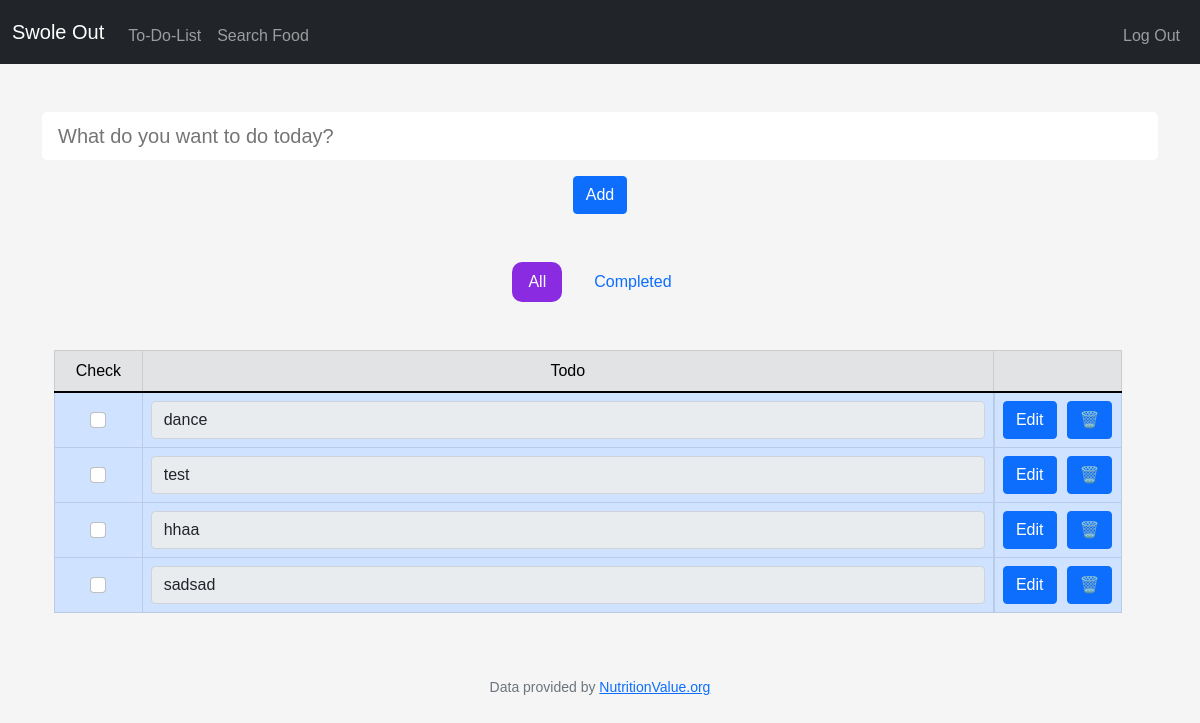
/todolist (signed in), run on the app's committed database.
### tables this page shows
CREATE TABLE todolist (
id INTEGER PRIMARY KEY AUTOINCREMENT NOT NULL,
user_id INT,
todo TEXT NOT NULL,
done TEXT NOT NULL DEFAULT 1,
FOREIGN KEY (user_id) REFERENCES users(id)
);

### app.py (the view)
@app.route("/todolist", methods=["GET", "POST"])
@login_required
def todolist():
    if request.method == "POST":
        todo = request.form.get("todo")
        if todo and not todo.isspace():
            db.execute("INSERT INTO todolist (user_id, todo) VALUES (?, ?)", session["user_id"], todo)
        return redirect("/todolist")
    else:
        todolist = db.execute("SELECT * FROM todolist WHERE user_id = ?", session["user_id"])
        return render_template("todolist.html", todolist=todolist)

### app.py (called while the page is built)
@app.after_request
def after_request(response):
    response.headers["Cache-Control"] = "no-cache, no-store, must-revalidate"
    response.headers["Expires"] = 0
    response.headers["Pragma"] = "no-cache"
    return response

### helpers.py (called while the page is built)
def login_required(f):
    @wraps(f)
    def decorated_function(*args, **kwargs):
        if session.get("user_id") is None:
            return redirect("/login")
        return f(*args, **kwargs)
    return decorated_function

### templates/todolist.html (shortened to what this page needs)
{% extends "layout.html" %}
{% block main %}
    <div class="container">
        <div class="row mb-5">
            <form action="/todolist" method="post">
                <input autocomplete="off" id="todoField" type="text" class="form-control-lg mb-3 border-0 me-3 w-100" name="todo" placeholder="What do you want to do today?" onsubmit="return validateForm()">
                <button class="btn btn-primary" type="submit">Add</button>
            </form>
        </div>
        <div class="d-flex flex-row justify-content-center gap-3 mb-5">
            <a href="/todolist" class="nav-link" id="todolist">All</a>
            <a href="/todo_completed" class="nav-link" id="todo_completed">Completed</a>
        </div>
        <div class="container row">
            <table class="table table-primary table-bordered table-striped-columns table-hover">
                <thead class="table-secondary">
                    <tr>
                        <td class="col-1">Check</td>
                        <td class="col-10">Todo</td>
                        <td class="col-1"></td>
                    </tr>
                </thead>
                <tbody class="align-middle">
                    <form action="/todo_completed" method="post" id="formTodo">
                    {% for todo in todolist %}
                        <tr>
                            <td>
                                <input class="form-check-input" type="checkbox" value="{{ todo.todo }}" id="checkTodo{{loop.index}}" name="check{{ loop.index }}">
                            </td>
                            <td>
                                <input type="text" name="editInput{{ loop.index }}" class="form-control" id="editInput{{ loop.index }}" value="{{ todo.todo }}" readonly>
                            </td>
                            <td class="tdButton">
                                <button class="btn btn-primary" id="editButton">Edit</button>
                                <button class="btn btn-primary" type="submit" name="deleteRow" value="{{ todo.todo }}">🗑️</button>
                            </td>
                        </tr>
                    {% endfor %}
                    </form>
                </tbody>
            </table>
        </div>
    </div>
{% endblock %}

### static/styles.css (style rules this page uses)
body { background-color: #f5f5f5; }
.form-control-lg { border-color: black; }
.linkClicked { border-radius: 10px; border-color: none; background-color: blueviolet; color: white; }
* { font-family: Arial, Helvetica, sans-serif; }
.tdButton { display: flex; gap: 10px; }

### data on the page
todolist: todo "dance"
todolist: todo "test"
todolist: todo "hhaa"
todolist: todo "sadsad"
